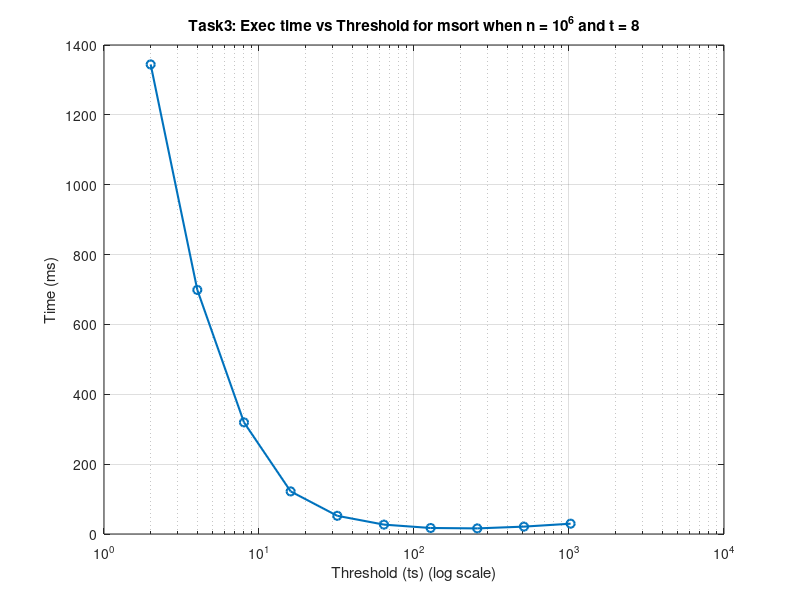

Source code (MATLAB):
function task3_ts()
    % Read the data, skipping the header
    M = dlmread('timing_ts.txt', '', 1, 0);
    % Columns: [t, ts, time_ms, first_val, last_val]
    ts = M(:,2);
    time_ms = M(:,3);

    % Plot time vs. ts (log scale for ts)
    figure;
    semilogx(ts, time_ms, 'o-','LineWidth',1.5);
    grid on;

    % Labels
    xlabel('Threshold (ts) (log scale)');
    ylabel('Time (ms)');
    title('Task3: Exec time vs Threshold for msort when n = 10^6 and t = 8');

    % Save figure as PDF
    print('-dpdf', 'task3_ts.pdf');
    disp('Created task3_ts.pdf');
end
